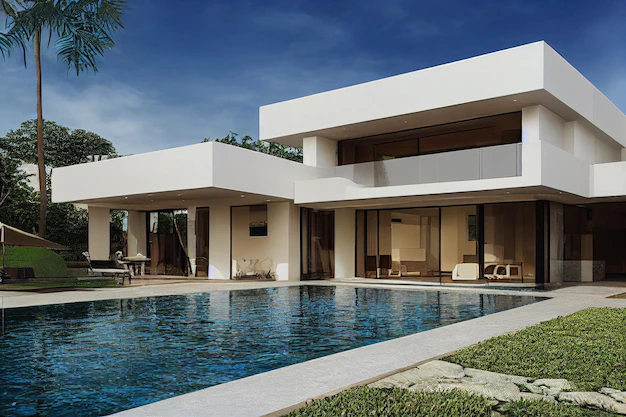
#> input picture casa.webp, 626 x 417 px
$ python angles.py   (Python 2 division)
#> lines starting #> are read from the running program, lines starting #| are printed output that depends on the picture

# Python program to illustrate HoughLine
# method for line detection
import cv2
import numpy as np

# Reading the required image in
# which operations are to be done.
# Make sure that the image is in the same
# directory in which this python program is
img = cv2.imread('casa.webp')
#> img is the input picture: shape (417, 626, 3); mean B, G, R 113.6, 110.4, 101.7

# Convert the img to grayscale
gray = cv2.cvtColor(img, cv2.COLOR_BGR2GRAY)
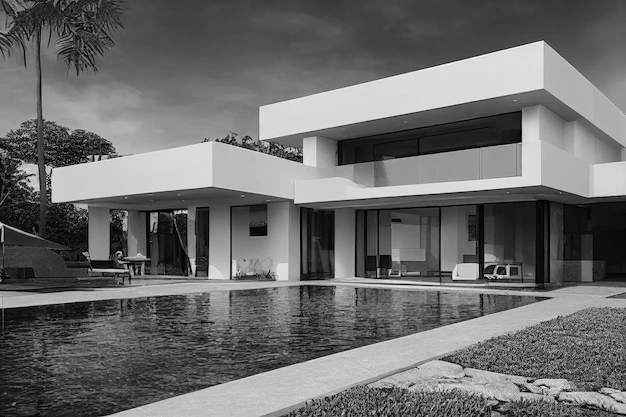
#> gray: shape (417, 626); min 0, max 250, mean 108.1

# Apply edge detection method on the image
edges = cv2.Canny(gray, 50, 150, apertureSize=3)
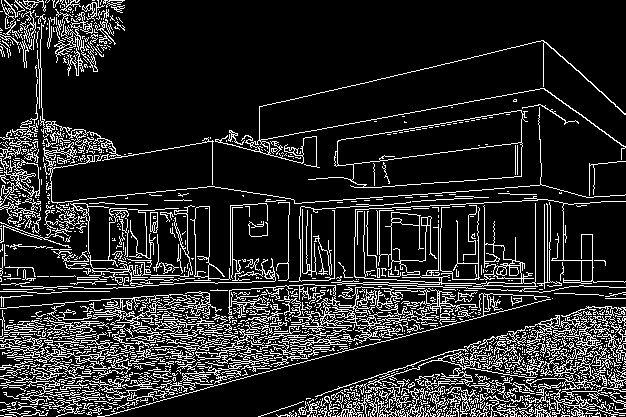
#> edges: shape (417, 626); 15.5% white in thin lines or dots

# This returns an array of r and theta values
lines = cv2.HoughLines(edges, 1, np.pi/9, 50)
#> lines = 665 rows, first 8: [363, 1.4], [377, 1.4], [381, 1.4], [360, 1.4], [370, 1.4], [356, 1.4], [384, 1.4], [280, 1.75]

# The below for loop runs till r and theta values
# are in the range of the 2d array
if lines is not None:
    for r_theta in lines:
		arr = np.array(r_theta[0], dtype=np.float64)
		r, theta = arr
		# Stores the value of cos(theta) in a
		a = np.cos(theta)

		# Stores the value of sin(theta) in b
		b = np.sin(theta)

		# x0 stores the value rcos(theta)
		x0 = a*r

		# y0 stores the value rsin(theta)
		y0 = b*r

		# x1 stores the rounded off value of (rcos(theta)-1000sin(theta))
		x1 = int(x0 + 1000*(-b))

		# y1 stores the rounded off value of (rsin(theta)+1000cos(theta))
		y1 = int(y0 + 1000*(a))

		# x2 stores the rounded off value of (rcos(theta)+1000sin(theta))
		x2 = int(x0 - 1000*(-b))

		# y2 stores the rounded off value of (rsin(theta)-1000cos(theta))
		y2 = int(y0 - 1000*(a))

		# cv2.line draws a line in img from the point(x1,y1) to (x2,y2).
		# (0,0,255) denotes the colour of the line to be
		# drawn. In this case, it is red.
		cv2.line(img, (x1, y1), (x2, y2), (0, 0, 255), 2)
#> this loop made 665 passes
#> (r, theta, a, x0, y0, x1, y1, x2) on passes 1 to 3: (363, 1.4, 0.174, 63.03, 357.5, -921, 531, 1047), (377, 1.4, 0.174, 65.47, 371.3, -919, 544, 1050), (381, 1.4, 0.174, 66.16, 375.2, -918, 548, 1050)
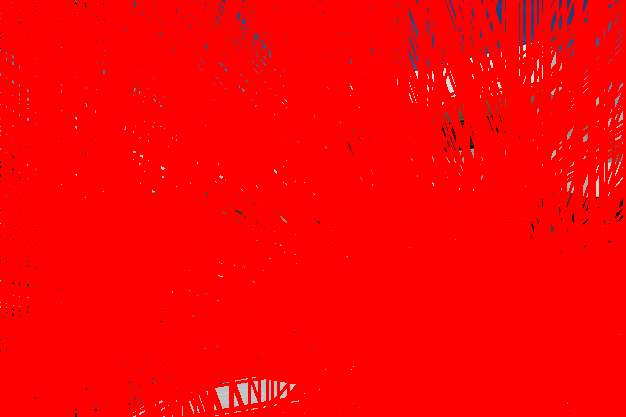
#> img: shape (417, 626, 3); mean B, G, R 3.1, 2.7, 251.9

# All the changes made in the input image are finally
# written on a new image houghlines.jpg
cv2.imwrite('linesDetected.jpg', img)
